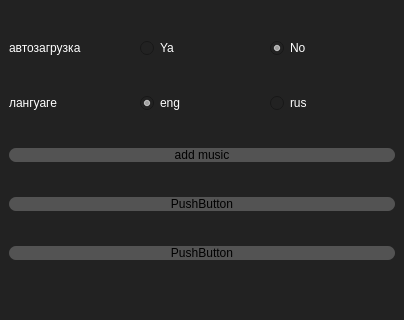
<?xml version="1.0" encoding="UTF-8"?>
<ui version="4.0">
 <class>MainWindow</class>
 <widget class="QMainWindow" name="MainWindow">
  <property name="geometry">
   <rect>
    <x>0</x>
    <y>0</y>
    <width>404</width>
    <height>320</height>
   </rect>
  </property>
  <property name="minimumSize">
   <size>
    <width>404</width>
    <height>320</height>
   </size>
  </property>
  <property name="windowTitle">
   <string>Settings</string>
  </property>
  <property name="styleSheet">
   <string notr="true">QWidget{
	background-color:rgb(34, 34, 34);
	color:white;
}

QPushButton{
	background-color: rgb(83, 83, 83);
	border-radius: 6.5px;
	color:black;
}

QPushButton:hover{
	background-color:rgb(52, 52, 52)
}</string>
  </property>
  <widget class="QWidget" name="centralwidget">
   <layout class="QHBoxLayout" name="horizontalLayout_3">
    <item>
     <layout class="QVBoxLayout" name="verticalLayout">
      <item>
       <layout class="QHBoxLayout" name="horizontalLayout_2">
        <item>
         <widget class="QLabel" name="label_2">
          <property name="text">
           <string>автозагрузка</string>
          </property>
         </widget>
        </item>
        <item>
         <widget class="QRadioButton" name="radioButton_3">
          <property name="enabled">
           <bool>true</bool>
          </property>
          <property name="text">
           <string>Ya</string>
          </property>
          <property name="checked">
           <bool>false</bool>
          </property>
          <attribute name="buttonGroup">
           <string notr="true">autoload_group</string>
          </attribute>
         </widget>
        </item>
        <item>
         <widget class="QRadioButton" name="radioButton_4">
          <property name="enabled">
           <bool>true</bool>
          </property>
          <property name="text">
           <string>No</string>
          </property>
          <property name="checked">
           <bool>true</bool>
          </property>
          <attribute name="buttonGroup">
           <string notr="true">autoload_group</string>
          </attribute>
         </widget>
        </item>
       </layout>
      </item>
      <item>
       <layout class="QHBoxLayout" name="horizontalLayout">
        <item>
         <widget class="QLabel" name="label">
          <property name="text">
           <string>лангуаге</string>
          </property>
         </widget>
        </item>
        <item>
         <widget class="QRadioButton" name="radioButton">
          <property name="text">
           <string>eng</string>
          </property>
          <property name="checked">
           <bool>true</bool>
          </property>
          <attribute name="buttonGroup">
           <string notr="true">language_group</string>
          </attribute>
         </widget>
        </item>
        <item>
         <widget class="QRadioButton" name="radioButton_2">
          <property name="text">
           <string>rus</string>
          </property>
          <attribute name="buttonGroup">
           <string notr="true">language_group</string>
          </attribute>
         </widget>
        </item>
       </layout>
      </item>
      <item>
       <layout class="QHBoxLayout" name="horizontalLayout_4">
        <item>
         <widget class="QPushButton" name="musicopen">
          <property name="text">
           <string>add music</string>
          </property>
         </widget>
        </item>
       </layout>
      </item>
      <item>
       <widget class="QPushButton" name="pushButton">
        <property name="text">
         <string>PushButton</string>
        </property>
       </widget>
      </item>
      <item>
       <widget class="QPushButton" name="pushButton_2">
        <property name="text">
         <string>PushButton</string>
        </property>
       </widget>
      </item>
     </layout>
    </item>
   </layout>
  </widget>
  <widget class="QMenuBar" name="menubar">
   <property name="geometry">
    <rect>
     <x>0</x>
     <y>0</y>
     <width>404</width>
     <height>21</height>
    </rect>
   </property>
  </widget>
  <widget class="QStatusBar" name="statusbar"/>
 </widget>
 <resources/>
 <connections/>
 <buttongroups>
  <buttongroup name="language_group"/>
  <buttongroup name="autoload_group"/>
 </buttongroups>
</ui>
